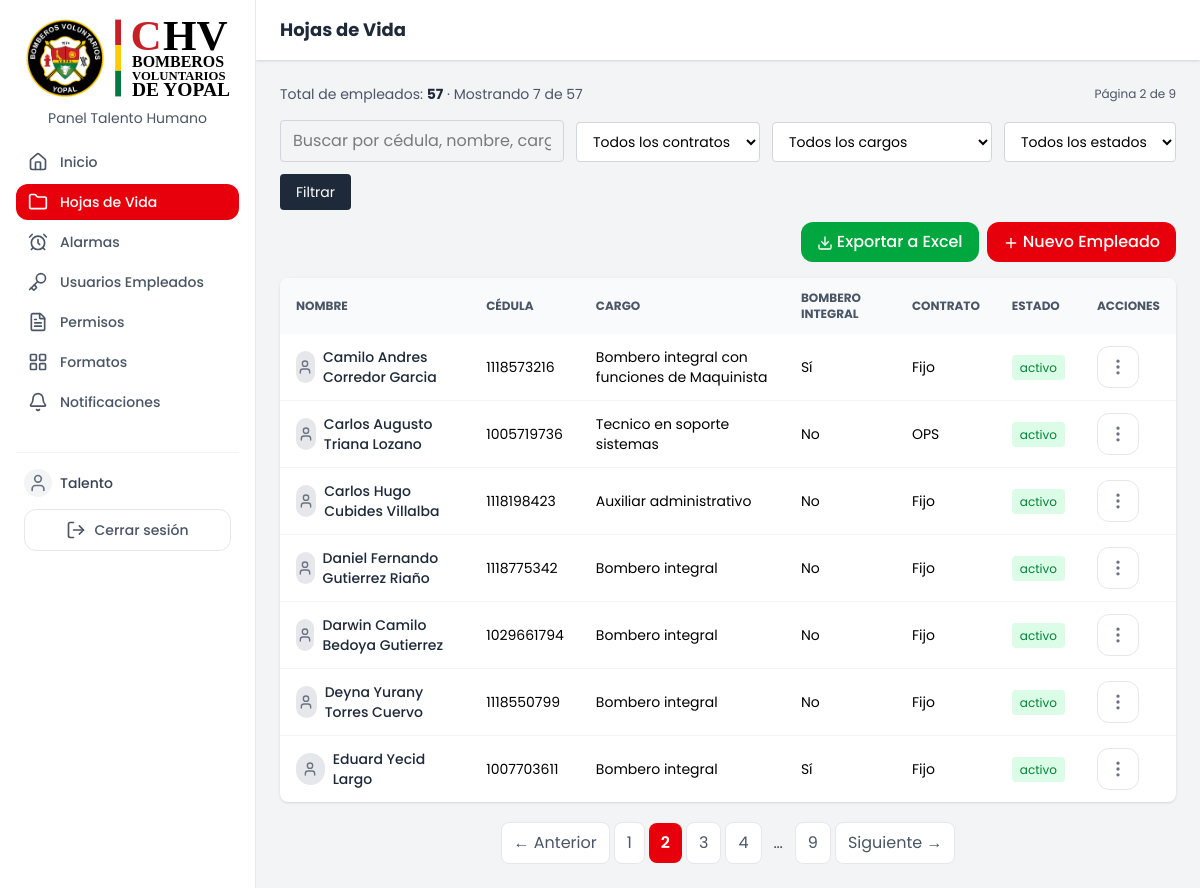
/public/empleados.php?page=2 (signed in), run on an earlier commit of the app's database.
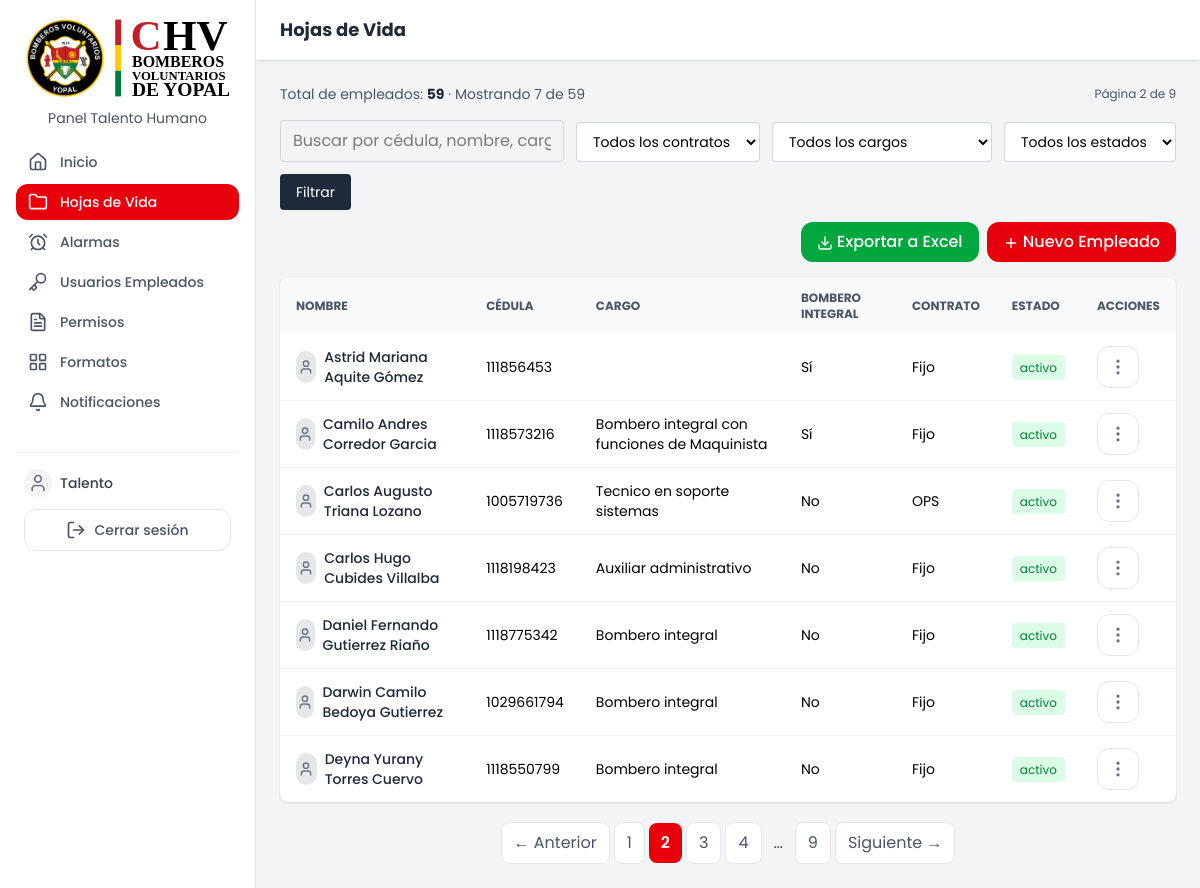
And on a later commit of the database.
### tables this page shows
CREATE TABLE `empleados` (
  `cedula` varchar(10) NOT NULL COMMENT 'Max 10 caracteres, permite extranjera alfanumérica',
  `lugar_expedicion` varchar(120) DEFAULT NULL COMMENT 'Municipio, Departamento (lista en public/assets/data/municipios.json)',
  `nombre` varchar(150) NOT NULL,
  `sexo` enum('F','M') DEFAULT NULL,
  `cargo` enum('Auxiliar en Talento Humano','Director de talento humano','Auxiliar de Extintores','Enfermero/a','Practicante Sena','Practicante Fundetec','Practicante otra entidad','Servicios Generales','Maquinista','Guardia','Recepcionista','Administrativo','Auxiliar administrativo','Director Académico','Director de negocios','Tecnico en soporte sistemas','Tecnico archivista','Coordinador SST','Auxiliar SST','Jefe de prensa','Contador','Auxiliar de contaduría','Almacenista','Supervisor','Coordinador de banda','Conductor de ambulancia','Aspirante','Voluntario','Secretario recaudador','Auxiliar de enfermería','Docente de banda marcial','PAMEC','Revisor(a) fiscal','Comandante de estación','Directora administrativa y financiera','Bombero integral') NOT NULL,
  `tipo_de_personal` enum('Bombero','Civil') DEFAULT NULL,
  `eps` enum('Sanitas','Nueva EPS','Capresoca','Salud Total') DEFAULT NULL,
  `pension` enum('Colfondos','Porvenir','Colpensiones','Protección','NA') DEFAULT NULL,
  `arl` enum('Positiva','SURA','Colmena','AXA Colpatria','Seguros Bolívar') DEFAULT NULL,
  `salario_basico` decimal(12,2) DEFAULT NULL,
  `es_bombero_integral` tinyint(1) DEFAULT 0,
  `tipo_jornada` enum('Turnos','Administrativa','Restringida') NOT NULL DEFAULT 'Administrativa' COMMENT 'Cómo se cuentan horas/días en permisos: Turnos (operativo), Administrativa (07:00-17:24) o Restringida (horario reducido)',
  `jornada_hora_entrada` time DEFAULT NULL COMMENT 'Solo si tipo_jornada = Restringida',
  `jornada_hora_salida` time DEFAULT NULL COMMENT 'Solo si tipo_jornada = Restringida',
  `tipo_de_contrato` enum('Fijo','Indefinido','OPS','SENA','OPS SEMY','No aplica') DEFAULT NULL,
  `fecha_inicio_contrato` date DEFAULT NULL,
  `fecha_fin_contrato` date DEFAULT NULL,
  `estado` enum('activo','no activo') DEFAULT 'activo',
  `celular` varchar(15) DEFAULT NULL COMMENT 'Numero de celular, validar 10 digitos',
  `correo` varchar(150) DEFAULT NULL,
  `fecha_nacimiento` date DEFAULT NULL COMMENT 'Para notificacion de cumpleaños',
  `created_at` timestamp NOT NULL DEFAULT current_timestamp(),
  `foto` varchar(255) DEFAULT NULL COMMENT 'Ruta relativa dentro de uploads/'
);

### src/controllers/EmpleadoController.php (called while the page is built, shortened)
<?php
require_once __DIR__ . '/../models/EmpleadoModel.php';
require_once __DIR__ . '/../helpers/JornadaHelper.php';
class EmpleadoController
{
    public static array $cargosValidos = [
        'Auxiliar en Talento Humano',
        'Director de talento humano',
        'Auxiliar de Extintores',
        'Enfermero/a',
        'Practicante Sena',
        'Practicante Fundetec',
        'Practicante otra entidad',
        'Servicios Generales',
        'Maquinista',
        'Guardia',
        'Recepcionista',
        'Administrativo',
        'Auxiliar administrativo',
        'Director Académico',
        'Director de negocios',
        'Directora administrativa y financiera',
        'Tecnico en soporte sistemas',
        'Tecnico archivista',
        'Coordinador SST',
        'Auxiliar SST',
        'Jefe de prensa',
        'Contador',
        'Auxiliar de contaduría',
        'Almacenista',
        'Supervisor',
        'Coordinador de banda',
        'Conductor de ambulancia',
        'Aspirante',
        'Voluntario',
        'Secretario recaudador',
        'Auxiliar de enfermería',
        'Docente de banda marcial',
        'PAMEC',
        'Revisor(a) fiscal',
        'Comandante de estación',
        'Bombero integral'
    ];
    public static array $tiposDeContrato = ['Fijo', 'Indefinido', 'OPS', 'SENA', 'OPS SEMY', 'No aplica'];
        public static array $estadosValidos = ['activo', 'no activo'];
    public static function filtrosDesdeRequest(array $get): array
    {
        $pick = static fn(string $k, array $validos): string =>
            in_array($get[$k] ?? '', $validos, true) ? $get[$k] : '';
        return [
            'contrato' => $pick('contrato', self::$tiposDeContrato),
            'cargo'    => $pick('cargo', self::$cargosValidos),
            'estado'   => $pick('estado', self::$estadosValidos),
        ];
    }
}

### src/models/EmpleadoModel.php (called while the page is built, shortened)
<?php
require_once __DIR__ . '/../../config/database.php';
class EmpleadoModel
{
    private static function construirWhere(string $busqueda, array $filtros): array
    {
        $condiciones = [];
        $params = [];
        $where = $condiciones ? ' WHERE ' . implode(' AND ', $condiciones) : '';
        return [$where, $params];
    }
    public static function listar(string $busqueda = '', int $limite = 10, int $offset = 0, array $filtros = []): array
    {
        $limite = max(1, min(100, $limite));
        $offset = max(0, $offset);
        [$where, $params] = self::construirWhere($busqueda, $filtros);
        $stmt = getPDO()->prepare("SELECT * FROM empleados" . $where . " ORDER BY nombre ASC LIMIT :limite OFFSET :offset");
        $stmt->bindValue(':limite', $limite, PDO::PARAM_INT);
        $stmt->bindValue(':offset', $offset, PDO::PARAM_INT);
        $stmt->execute();
        return $stmt->fetchAll();
    }
    public static function infoCumpleanos(?string $fechaNacimiento, int $diasVentana = 15): array
    {
        if (!$fechaNacimiento) {
            return ['cumple' => false, 'dias_faltantes' => null, 'fecha_texto' => null];
        }
        $hoy = new DateTime('today');
        $nacimiento = new DateTime($fechaNacimiento);
        $proximoCumple = new DateTime($hoy->format('Y') . '-' . $nacimiento->format('m-d'));
        if ($proximoCumple < $hoy) {
            $proximoCumple->modify('+1 year');
        }
        $diff = $hoy->diff($proximoCumple)->days;
        return [
            'cumple' => $diff <= $diasVentana,
            'dias_faltantes' => $diff,
            'fecha_texto' => $nacimiento->format('d') . ' de ' . self::mesEnEspanol((int) $nacimiento->format('m')),
        ];
    }
    public static function mesEnEspanol(int $mes): string
    {
        $meses = [
            1 => 'Enero',
            2 => 'Febrero',
            3 => 'Marzo',
            4 => 'Abril',
            5 => 'Mayo',
            6 => 'Junio',
            7 => 'Julio',
            8 => 'Agosto',
            9 => 'Septiembre',
            10 => 'Octubre',
            11 => 'Noviembre',
            12 => 'Diciembre'
        ];
        return $meses[$mes] ?? '';
    }
}

### config/database.php (called while the page is built, shortened)
<?php
function getPDO(): PDO {
    static $pdo = null;
    if ($pdo === null) {
    $host = $_SERVER['DB_HOST'] ?? $_ENV['DB_HOST'] ?? '127.0.0.1';
    $db   = $_SERVER['DB_NAME'] ?? $_ENV['DB_NAME'] ?? 'chvb';
    $user = $_SERVER['DB_USER'] ?? $_ENV['DB_USER'] ?? 'root';
    $pass = $_SERVER['DB_PASS'] ?? $_ENV['DB_PASS'] ?? '';
        $dsn = "mysql:host=$host;dbname=$db;charset=utf8mb4";
        $opciones = [
            PDO::ATTR_ERRMODE            => PDO::ERRMODE_EXCEPTION,
            PDO::ATTR_DEFAULT_FETCH_MODE => PDO::FETCH_ASSOC,
            PDO::ATTR_EMULATE_PREPARES   => false,
        ];
        try {
            $pdo = new PDO($dsn, $user, $pass, $opciones);
                } catch (PDOException $e) {
            error_log('Error de conexión a la base de datos: ' . $e->getMessage());
            die('No se pudo conectar a la base de datos. Contacta al administrador.');
        }
    }
    return $pdo;
}

### includes/icon.php (called while the page is built, shortened)
<?php
function icon(string $nombre, string $clases = 'w-5 h-5'): string {
    static $cache = [];
    if (!isset($cache[$nombre])) {
        $ruta = __DIR__ . '/../public/assets/icons/' . $nombre . '.svg';
        $cache[$nombre] = file_get_contents($ruta);
    }
    $svg = $cache[$nombre];
    $svg = preg_replace('/class="[^"]*"/', 'class="' . htmlspecialchars($clases) . ' inline-block align-middle"', $svg, 1);
    return $svg;
}

### src/helpers/JornadaHelper.php (called while the page is built, shortened)
<?php
class JornadaHelper
{
    public static function cargoDetalle(array $emp): string
    {
        $cargo = trim((string) ($emp['cargo'] ?? ''));
        $esIntegral = !empty($emp['es_bombero_integral']) && (int) $emp['es_bombero_integral'] === 1;
        if (!$esIntegral || $cargo === '') {
            return $cargo;
        }
        if (mb_strtolower($cargo, 'UTF-8') === 'bombero integral') {
            return 'Bombero integral';
        }
        return 'Bombero integral con funciones de ' . $cargo;
    }
}

### public/empleados.php (the view, shortened to what the rows shown need)
<?php
require_once __DIR__ . '/../src/models/EmpleadoModel.php';
require_once __DIR__ . '/../src/controllers/EmpleadoController.php';
$busqueda = trim($_GET['q'] ?? '');
$filtros  = EmpleadoController::filtrosDesdeRequest($_GET);
$filtrosActivos = implode('', $filtros) !== '';
if ($filtrosActivos) {
    $pagina = 1;
    $totalPaginas = 1;
    $empleados = EmpleadoModel::listarParaExportar($busqueda, $filtros);
} else {
    $porPagina = 7;
    $pagina = max(1, (int) ($_GET['page'] ?? 1));
    $offset = ($pagina - 1) * $porPagina;
    $empleados = EmpleadoModel::listar($busqueda, $porPagina, $offset, $filtros);
}
?>
<!DOCTYPE html>
<html lang="es">
<head>
    <?php require __DIR__ . '/../includes/head.php'; ?>
    <link rel="stylesheet" href="./assets/css/tailwind.css">
</head>
<body class="bg-gray-100 min-h-screen">
    <div class="md:ml-64 pt-14 md:pt-0">
        <header class="bg-white shadow px-6 py-4">
            <h1 class="text-lg font-bold text-gray-800">Hojas de Vida</h1>
        </header>
        <main class="p-6">
            <div id="tablaEmpleados" class="bg-white rounded-lg shadow overflow-x-auto">
                <table class="w-full text-sm text-left">
                    <thead class="bg-gray-50 text-gray-600 uppercase text-xs">
                        <tr>
                            <th class="px-4 py-3">Nombre</th>
                            <th class="px-4 py-3 hidden md:table-cell">Cédula</th>
                            <th class="px-4 py-3 hidden md:table-cell">Cargo</th>
                            <th class="px-4 py-3 hidden md:table-cell">Bombero Integral</th>
                            <th class="px-4 py-3 hidden md:table-cell">Contrato</th>
                            <th class="px-4 py-3">Estado</th>
                            <th class="px-4 py-3">Acciones</th>
                        </tr>
                    </thead>
                    <tbody class="divide-y divide-gray-100">
                        <?php foreach ($empleados as $emp): ?>
                            <?php $cumple = ($emp['estado'] ?? '') === 'activo' ? EmpleadoModel::infoCumpleanos($emp['fecha_nacimiento']) : ['cumple' => false, 'dias_faltantes' => null, 'fecha_texto' => null]; ?>
                            <tr class="<?= $cumple['cumple'] ? 'bg-yellow-50' : '' ?>">
                                <td class="px-4 py-3 font-medium text-gray-800">
                                    <div class="flex items-center gap-2">
                                        <?php if (!empty($emp['foto'])): ?>
                                            <img src="./api/foto_ver.php?cedula=<?= urlencode($emp['cedula']) ?>"
                                                data-visor-img="./api/foto_ver.php?cedula=<?= urlencode($emp['cedula']) ?>"
                                                alt="Foto de <?= htmlspecialchars($emp['nombre']) ?>" role="button" tabindex="0"
                                                class="w-11 h-11 rounded-full object-cover object-center border border-gray-200 flex-shrink-0 cursor-zoom-in">
                                        <?php else: ?>
                                            <span
                                                class="w-8 h-8 rounded-full bg-gray-200 flex items-center justify-center"><?= icon('user', 'w-4 h-4 text-gray-500') ?></span>
                                        <?php endif; ?>
                                        <span>
                                            <?= htmlspecialchars($emp['nombre']) ?>
                                        </span>
                                    </div>
                                </td>
                                <td class="px-4 py-3 hidden md:table-cell"><?= htmlspecialchars($emp['cedula']) ?></td>
                                <td class="px-4 py-3 hidden md:table-cell"><?= htmlspecialchars(JornadaHelper::cargoDetalle($emp)) ?></td>
                                <td class="px-4 py-3 hidden md:table-cell">
                                    <?= $emp['es_bombero_integral'] ? 'Sí' : 'No' ?>
                                </td>
                                <td class="px-4 py-3 hidden md:table-cell">
                                    <?= htmlspecialchars($emp['tipo_de_contrato'] ?? '—') ?>
                                </td>
                                <td class="px-4 py-3">
                                    <span
                                        class="px-2 py-1 rounded text-xs <?= $emp['estado'] === 'activo' ? 'bg-green-100 text-green-700' : 'bg-gray-200 text-gray-600' ?>">
                                        <?= htmlspecialchars($emp['estado']) ?>
                                    </span>
                                </td>
                                <td class="px-4 py-3 relative">
                                    <div class="relative flex-shrink-0">
                                        <button onclick="toggleMenu('<?= $emp['cedula'] ?>')"
                                            class="inline-flex items-center justify-center p-2.5 text-gray-500 hover:text-gray-800 hover:bg-gray-50 bg-white border border-gray-200 rounded-xl transition">
                                            <?= icon('more-vertical', 'w-5 h-5') ?>
                                        </button>
                                    </div>
                                </td>
                            </tr>
                        <?php endforeach; ?>
                    </tbody>
                </table>
            </div>
        </main>
    </div>
</body>
</html>

What changed in the data, as far as the page shows it:
no longer on this page (row unchanged): empleados: nombre "Eduard Yecid Largo", cedula "1007703611", cargo "Bombero integral", es_bombero_integral "Sí", tipo_de_contrato "Fijo", estado "activo"
now on this page (row edited): empleados: nombre "Astrid Mariana Aquite Gómez", cedula "111856453", es_bombero_integral "Sí", tipo_de_contrato "Fijo", estado "activo"
Also different on the page:
$totalEmpleados: "57" → "59"
